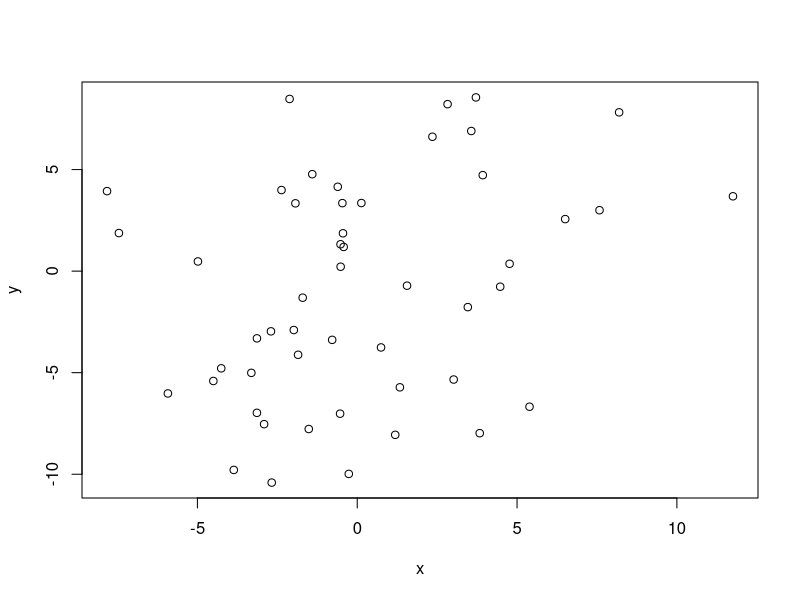
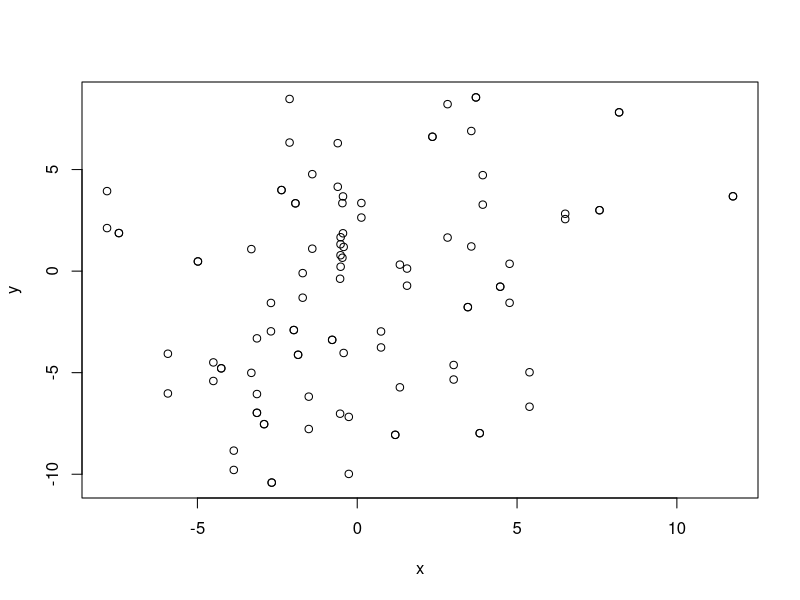
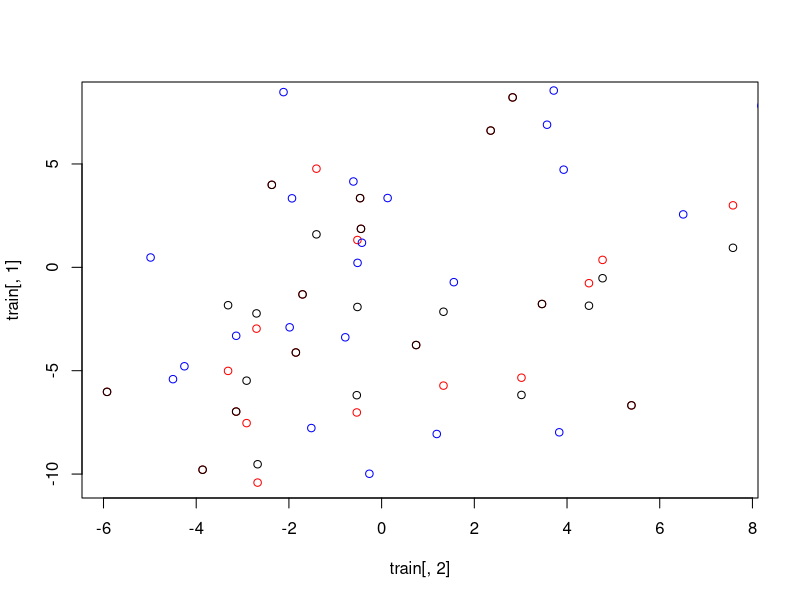

Here is the R script that generated these plots, in order:

Epan.kernel <- function(phi,...) {
  0.75*(1-phi^2)*(abs(phi)<=1)
}

GGZSim=function(N=100,pi=0.5,a,b)
{
  rel_share=c()
  for (n in 1:N)
  {
    sample=rbinom(n,1,pi)
    rel_share[n]=mean(sample)
  }
  IntervallAnt=sum(a<rel_share&rel_share<b)/N
  return=list(rel=rel_share,Interval=IntervallAnt)
}
set.seed(50000)
###2000 works well, 3500, 45000
n=50
x<-rnorm(n,0,4)
eps<-rnorm(n)
y<-0.5*x+rnorm(n,0,5)
plot(x,y)


np.estim <- function(x,h,Kern=Epan.kernel,y){
  # Number of sample observations
  N <- length(x)
  x=sort(x)
  # Number of points at which to evaluate
  n.grid <- length(x)
  dens.est <- vector("double",length=n.grid)
  for(i in 1:length(x)){
    phi <- ((x - x[i])/h) 
    nom <- mean(Kern(((x - x[i])/h))*y) 
    denom <- mean(Kern(phi))
    dens.est[i]<-nom/denom
  } 
  return(dens.est)
}

np_est<-np.estim(x,0.2,Kern=Epan.kernel,y)
plot(x,y)
lines(x,np_est,type="p")
Xy<-data.frame(y,x)

## set the seed to make your partition reproducible
set.seed(123)
train_ind <- sample(seq_len(nrow(Xy)), size = n/2)
train <- Xy[train_ind, ]
test <- Xy[-train_ind, ]

####make the fit for the training sample############
np_est<-np.estim(train[,2],0.2,Kern=Epan.kernel,train[,1])
plot(train[,2],train[,1],col="red")
lines(train[,2],np_est,type="p")
lines(test[,2],test[,1],type="p",col="blue")


